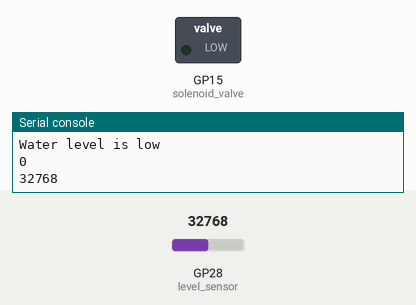
This program was run on a simulated Raspberry Pi Pico running MicroPython. Parts: switched loads named in the program (green lamp = pin HIGH), the last lines printed to the serial console. Inputs (shaded band) come from the test bench; at power-on: GP28 (level_sensor) = 32768 (analog values on the 0–65535 scale).

Above: at 1.2 s.
1.3 s: GP28 (level_sensor) set to 20528
4.2 s: GP28 (level_sensor) set to 19536
At 6.4 s:
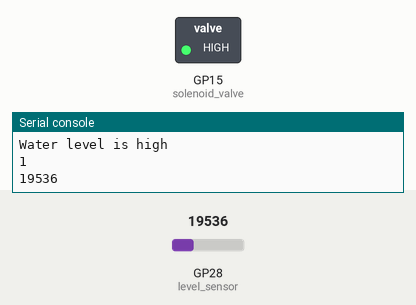
7.5 s: GP28 (level_sensor) set to 20655
At 10.0 s:
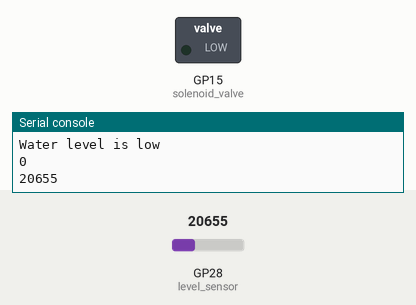
10.5 s: GP28 (level_sensor) set to 19660
At 12.3 s:
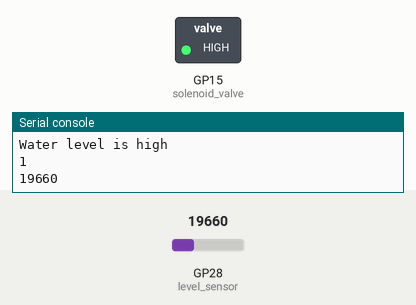
Timing chart, 0 to 13.8 s (numbered marks = the images above; inputs shaded):
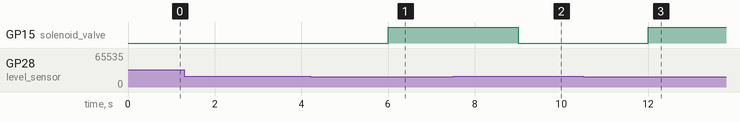

Measured:
- the behaviour switches between 20016 and 20000 on GP28 (level_sensor) (found by bisection; images 0 and 1)
- after the input at 4.2 s, GP15 (solenoid_valve): LOW → HIGH after 1.8 s
- after the input at 7.5 s, GP15 (solenoid_valve): HIGH → LOW after 1.5 s
- after the input at 10.5 s, GP15 (solenoid_valve): LOW → HIGH after 1.5 s

The program:

water_sensor.py
```python
from machine import Pin, ADC
import time

level_sensor = ADC(Pin(28))
solenoid_valve = Pin(15, Pin.OUT)

while True:
    level = level_sensor.read_u16()
    print(level)
    time.sleep(1)

    if level > 20000:
       print("Water level is low")
       solenoid_valve.value(0)
    else:

        print("Water level is high")
        solenoid_valve.value(1)


    print(solenoid_valve.value())
```
